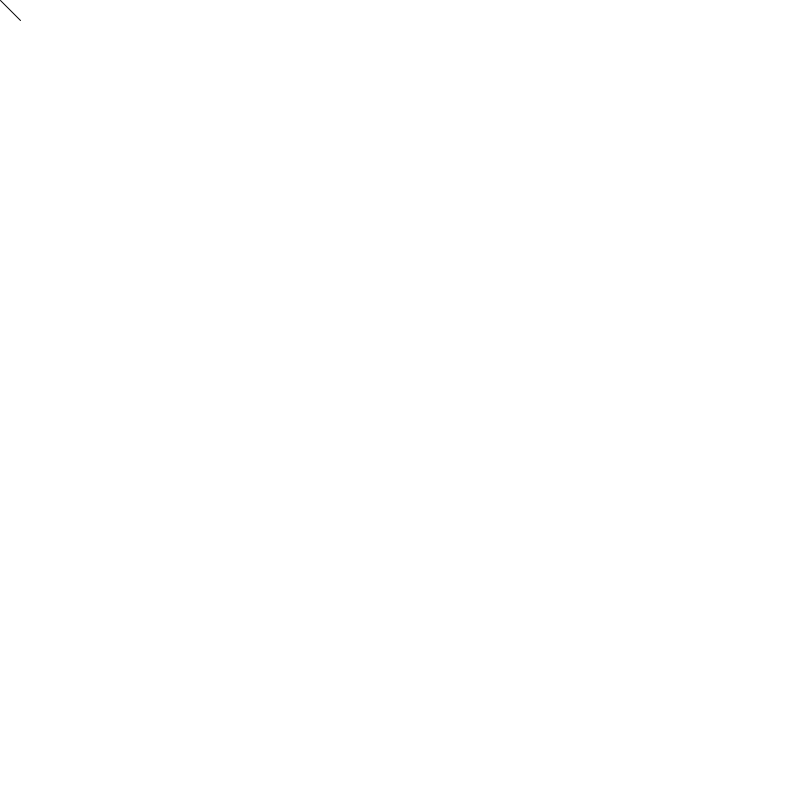
Frame 1 (no input)
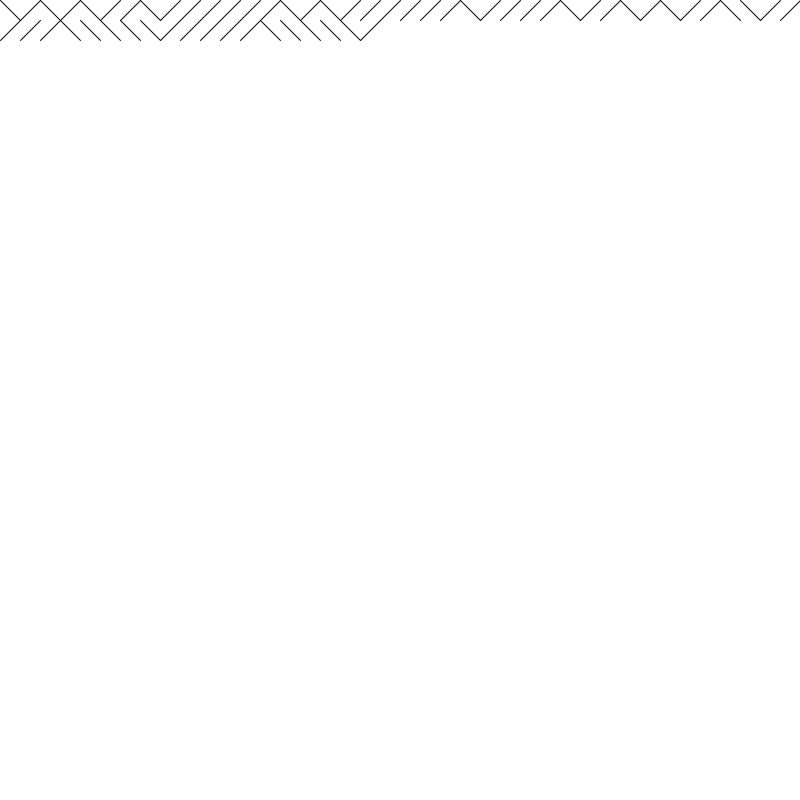
Frame 60 (the mouse pressed at the canvas centre just before this capture)
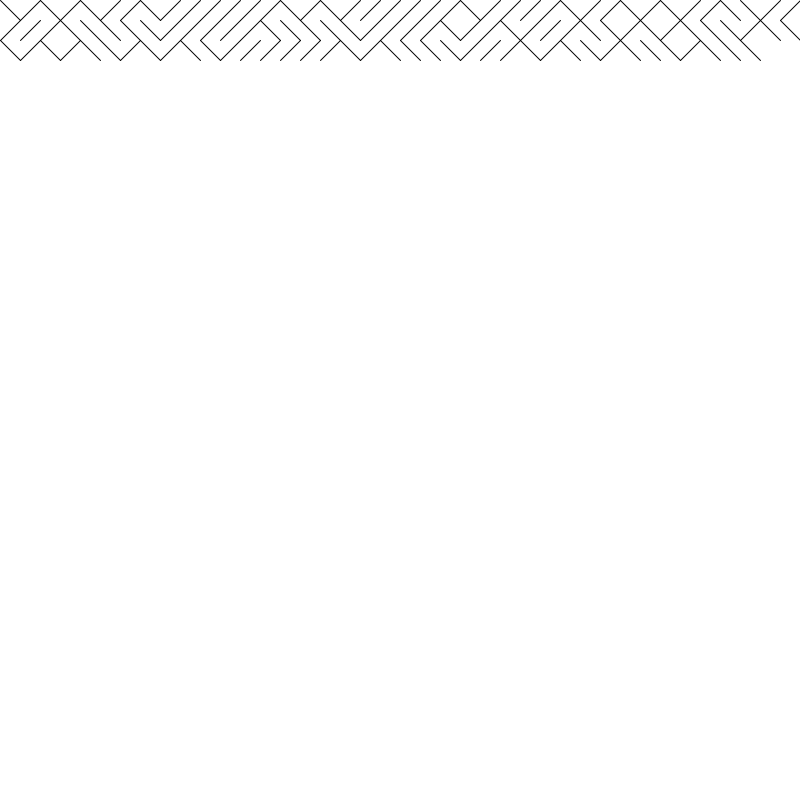
Frame 120 (the mouse held since frame 60 and released just before this capture)

The Processing sketch that drew these frames (run headless with seeded random() and noise(); from frame 60 on, the mouse is pressed at the canvas centre):

// Processing sketch: ten_print_animation
// ── ten_print_animation.pde
int x = 0;
int y = 0;

void setup() {
  size(800, 800);
  background(255);
}

void draw() {

  if (random(1) > 0.5) {
    line(x, y, x+20, y+20);
  } 
  else {
    line(x, y+20, x+20, y);
  }


  x += 20;
  if (x > width) {
    x = 0;
    y += 20;
  }

  if (y > height) {
    background(255);
    x = 0;
    y = 0;
  }
}
